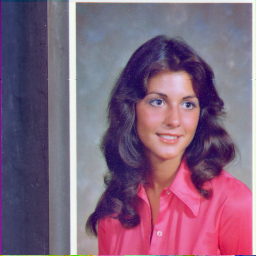
#> input picture images_to_encrypt/4.1.04.tiff, 256 x 256 px; its folder holds only this picture in this run
$ python image_encryption.py
#> lines starting #> are read from the running program, lines starting #| are printed output that depends on the picture
### lcg_prng.py
import numpy as np
import os
import random
import time
import hashlib

def rol(n, bits, width=8):
    """Bitwise rotate left (ROL) function"""
    return ((n << bits) & (2**width - 1)) | (n >> (width - bits))

class LogisticMapPRNG:
    def __init__(self, x0=None, r=3.999):
        """
        Improved Logistic Map PRNG with dynamic seeding.
        """
        if x0 is None:
            x0 = (time.time() % 1)  # ✅ Use dynamic seed from system time
        if not (0 < x0 < 1):
            raise ValueError("Initial value x0 must be between 0 and 1")
        if not (3.57 <= r <= 4.0):
            raise ValueError("Parameter r should be between 3.57 and 4.0 for chaotic behavior")

        self.x = x0
        self.r = r

    def next(self):
        """
        Generate next value in sequence with multiple iterations to avoid periodicity.
        """
        for _ in range(10):  # ✅ Increase iterations from 5 to 10
            self.x = self.r * self.x * (1 - self.x)
        return self.x


    # [16 lines left out: function chaotic_bitstream, not called in this run]


    def generate_sequence(self, n):
        """
        Generate sequence of n pseudo-random numbers.
        """
        sequence = np.zeros(n)
        for i in range(n):
            sequence[i] = self.next()
        return sequence

# [17 lines left out: function generate_prng_output, not called in this run]

# Run PRNG and generate output only if executed directly
# [2 lines that do not run on import are left out]

### analysis.py
import numpy as np
from scipy.stats import pearsonr
import matplotlib.pyplot as plt
from PIL import Image
import image_encryption as encrypt
import os

class EncryptionAnalysis:
    def __init__(self):
        """Initialize the analysis tools"""
        pass

    def calculate_entropy(self, image):
        """
        Calculate Shannon entropy of the image

        Parameters:
        image (numpy.array): Input image

        Returns:
        float: Entropy value
        """
        _, counts = np.unique(image, return_counts=True)
        probabilities = counts / counts.sum()
        entropy = -np.sum(probabilities * np.log2(probabilities + 1e-10))
        return entropy

    def calculate_correlation(self, image, direction='horizontal'):
        """
        Calculate correlation coefficient between adjacent pixels

        Parameters:
        image (numpy.array): Input image
        direction (str): 'horizontal', 'vertical', or 'diagonal'

        Returns:
        float: Correlation coefficient
        """
        # Get pairs of adjacent pixels
        if direction == 'horizontal':
            x = image[:, :-1].flatten()
            y = image[:, 1:].flatten()
        elif direction == 'vertical':
            x = image[:-1, :].flatten()
            y = image[1:, :].flatten()
        else:  # diagonal
            x = image[:-1, :-1].flatten()
            y = image[1:, 1:].flatten()

        correlation, _ = pearsonr(x, y)
        return correlation

    def calculate_npcr_uaci(self, original_image, encrypted_image):
        """
        Calculate NPCR and UACI values

        Parameters:
        original_image (numpy.array): Original image
        encrypted_image (numpy.array): Encrypted image

        Returns:
        tuple: (NPCR value, UACI value)
        """
        diff_array = np.zeros_like(original_image)
        diff_array[original_image != encrypted_image] = 1

        # NPCR calculation
        npcr = np.sum(diff_array) * 100 / diff_array.size

        # UACI calculation
        uaci = np.sum(np.abs(original_image - encrypted_image)) * 100 / (255 * diff_array.size)

        return npcr, uaci

    # [21 lines left out: function plot_rgb_histograms, not called in this run]

    def analyze_image(self, original_image, encrypted_image, image_name, results_dir):
        """
        Perform complete analysis of encryption and save results to a file.

        Parameters:
        original_image (numpy.array): Original image
        encrypted_image (numpy.array): Encrypted image
        image_name (str): Name of the image file
        results_dir (str): Directory to save results
        """
        results = {}

        # Calculate entropy
        results['original_entropy'] = self.calculate_entropy(original_image)
        results['encrypted_entropy'] = self.calculate_entropy(encrypted_image)

        # Calculate correlation coefficients
        directions = ['horizontal', 'vertical', 'diagonal']
        for direction in directions:
            results[f'original_correlation_{direction}'] = self.calculate_correlation(original_image, direction)
            results[f'encrypted_correlation_{direction}'] = self.calculate_correlation(encrypted_image, direction)

        # Calculate NPCR and UACI
        npcr, uaci = self.calculate_npcr_uaci(original_image, encrypted_image)
        results['npcr'] = npcr
        results['uaci'] = uaci

        # Save results to a file
        result_file_path = os.path.join(results_dir, f"{image_name}_encryption_analysis.txt")
        with open(result_file_path, "w") as f:
            f.write("Encryption Security Analysis Report\n")
            f.write("=================================\n\n")
            f.write(f"Original Image Entropy: {results['original_entropy']:.4f}\n")
            f.write(f"Encrypted Image Entropy: {results['encrypted_entropy']:.4f}\n\n")
            f.write("Correlation Coefficients:\n")
            for direction in directions:
                f.write(f" - Original {direction}: {results[f'original_correlation_{direction}']:.4f}\n")
                f.write(f" - Encrypted {direction}: {results[f'encrypted_correlation_{direction}']:.4f}\n")
            f.write(f"\nNPCR: {results['npcr']:.4f}%\n")
            f.write(f"UACI: {results['uaci']:.4f}%\n")

        print(f"Analysis results saved to: {result_file_path}")
        return results

# Example usage
# [28 lines that do not run on import are left out]

### image_encryption.py
import numpy as np
from PIL import Image
import matplotlib.pyplot as plt
import lcg_prng as prng
import os


# Using the AES S-Box for pixel position randomization
SBOX = np.array([
    [0x63, 0x7c, 0x77, 0x7b, 0xf2, 0x6b, 0x6f, 0xc5, 0x30, 0x01, 0x67, 0x2b, 0xfe, 0xd7, 0xab, 0x76],
    [0xca, 0x82, 0xc9, 0x7d, 0xfa, 0x59, 0x47, 0xf0, 0xad, 0xd4, 0xa2, 0xaf, 0x9c, 0xa4, 0x72, 0xc0],
    [0xb7, 0xfd, 0x93, 0x26, 0x36, 0x3f, 0xf7, 0xcc, 0x34, 0xa5, 0xe5, 0xf1, 0x71, 0xd8, 0x31, 0x15],
    [0x04, 0xc7, 0x23, 0xc3, 0x18, 0x96, 0x05, 0x9a, 0x07, 0x12, 0x80, 0xe2, 0xeb, 0x27, 0xb2, 0x75],
    [0x09, 0x83, 0x2c, 0x1a, 0x1b, 0x6e, 0x5a, 0xa0, 0x52, 0x3b, 0xd6, 0xb3, 0x29, 0xe3, 0x2f, 0x84],
    [0x53, 0xd1, 0x00, 0xed, 0x20, 0xfc, 0xb1, 0x5b, 0x6a, 0xcb, 0xbe, 0x39, 0x4a, 0x4c, 0x58, 0xcf],
    [0xd0, 0xef, 0xaa, 0xfb, 0x43, 0x4d, 0x33, 0x85, 0x45, 0xf9, 0x02, 0x7f, 0x50, 0x3c, 0x9f, 0xa8],
    [0x51, 0xa3, 0x40, 0x8f, 0x92, 0x9d, 0x38, 0xf5, 0xbc, 0xb6, 0xda, 0x21, 0x10, 0xff, 0xf3, 0xd2],
    [0xcd, 0x0c, 0x13, 0xec, 0x5f, 0x97, 0x44, 0x17, 0xc4, 0xa7, 0x7e, 0x3d, 0x64, 0x5d, 0x19, 0x73],
    [0x60, 0x81, 0x4f, 0xdc, 0x22, 0x2a, 0x90, 0x88, 0x46, 0xee, 0xb8, 0x14, 0xde, 0x5e, 0x0b, 0xdb],
    [0xe0, 0x32, 0x3a, 0x0a, 0x49, 0x06, 0x24, 0x5c, 0xc2, 0xd3, 0xac, 0x62, 0x91, 0x95, 0xe4, 0x79],
    [0xe7, 0xc8, 0x37, 0x6d, 0x8d, 0xd5, 0x4e, 0xa9, 0x6c, 0x56, 0xf4, 0xea, 0x65, 0x7a, 0xae, 0x08],
    [0xba, 0x78, 0x25, 0x2e, 0x1c, 0xa6, 0xb4, 0xc6, 0xe8, 0xdd, 0x74, 0x1f, 0x4b, 0xbd, 0x8b, 0x8a],
    [0x70, 0x3e, 0xb5, 0x66, 0x48, 0x03, 0xf6, 0x0e, 0x61, 0x35, 0x57, 0xb9, 0x86, 0xc1, 0x1d, 0x9e],
    [0xe1, 0xf8, 0x98, 0x11, 0x69, 0xd9, 0x8e, 0x94, 0x9b, 0x1e, 0x87, 0xe9, 0xce, 0x55, 0x28, 0xdf],
    [0x8c, 0xa1, 0x89, 0x0d, 0xbf, 0xe6, 0x42, 0x68, 0x41, 0x99, 0x2d, 0x0f, 0xb0, 0x54, 0xbb, 0x16]
])

class ImprovedImageEncryption:
    # [25 lines left out: functions __init__, generate_position_mapping, not called in this run]

    def convert_to_grayscale(self, image):
        return np.dot(image[..., :3], [0.2989, 0.5870, 0.1140]).astype(np.uint8)

    # [194 lines left out: functions encrypt_image, decrypt_image, generate_rgb_histograms, get_nearest_hist_value, grayscale_to_rgb, plot_histogram and 2 more, not called in this run]


if __name__ == "__main__":
    encryptor = ImprovedImageEncryption(x0=0.1, r=3.99)

    # Specify the folder containing images
    image_folder_path = "images_to_encrypt"

    # Run batch encryption on all images in the folder
    encryptor.process_images_in_folder(image_folder_path)
#> in process_images_in_folder, `original_img = np.array(Image.open(image_path).convert("L"))`:
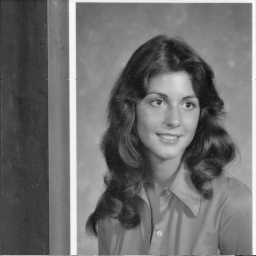
#> original_img: shape (256, 256); min 14, max 250, mean 111.2
#> in encrypt_image, original_img is the input picture: shape (256, 256, 3); mean R, G, B 129.2, 99.3, 125.2
#> after the loop in generate_rgb_histograms, `for i in range(height):`: self.rgb_histograms = 3 items
#> after the loop in encrypt_image, `for i in range(height * width):`:
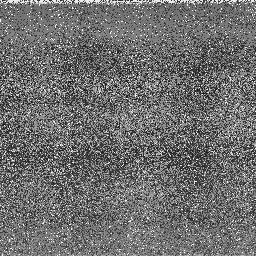
#> shuffled: shape (256, 256); min 14, max 250, mean 110.7
#> after the loop in grayscale_to_rgb, `for i in range(height):`:
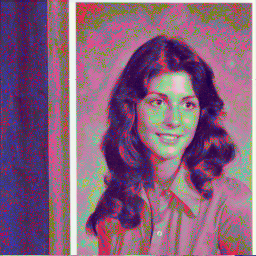
#> rgb_image: shape (256, 256, 3); mean of channels 0, 1, 2 135.4, 96.3, 124.5; drawn as R, G, B
#> the loop in plot_histogram, `for i, color in enumerate(colors):` made 3 passes
#> pass 1, in plot_histogram, `plt.savefig(os.path.join(results_dir, f"{base_name}_original_{labels[i..`:
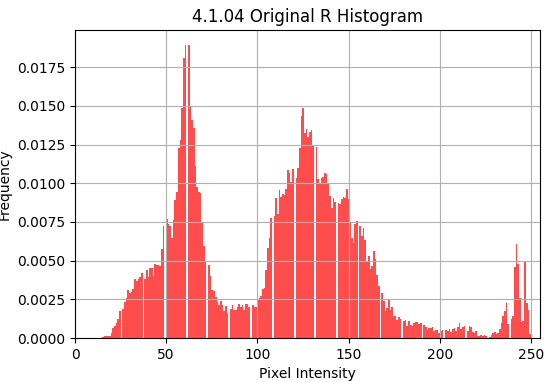
#> figure drawn by matplotlib, 1 panel; tallest bar 0.019 high, from x = 60.09 to 61.02
#> pass 1, in plot_histogram, `plt.savefig(os.path.join(results_dir, f"{base_name}_encrypted_{labels[..`:
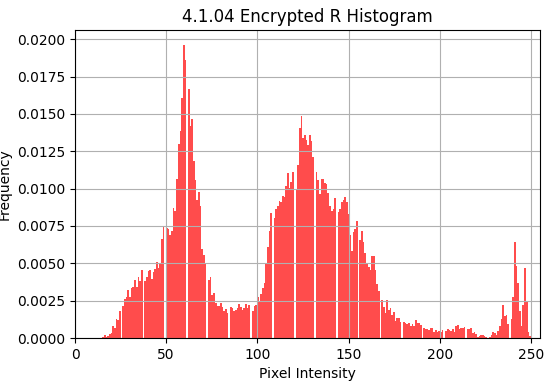
#> figure drawn by matplotlib, 1 panel; tallest bar 0.0196 high, from x = 59.17 to 60.09
#> pass 2, in plot_histogram, `plt.savefig(os.path.join(results_dir, f"{base_name}_original_{labels[i..`:
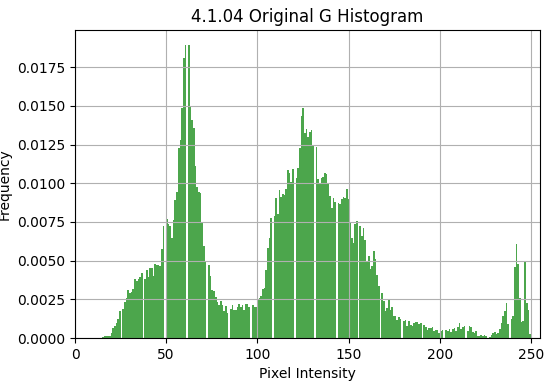
#> figure drawn by matplotlib, 1 panel; tallest bar 0.019 high, from x = 60.09 to 61.02
#> pass 2, in plot_histogram, `plt.savefig(os.path.join(results_dir, f"{base_name}_encrypted_{labels[..`:
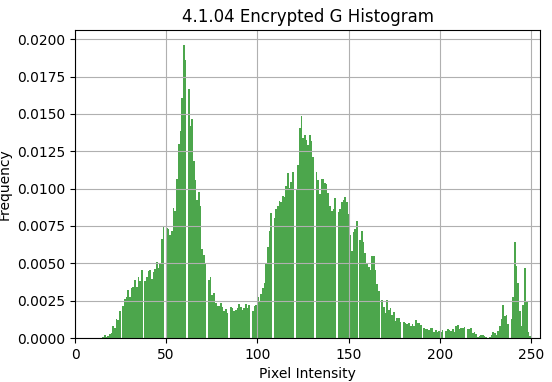
#> figure drawn by matplotlib, 1 panel; tallest bar 0.0196 high, from x = 59.17 to 60.09
#| Analysis results saved to: output/4.1.04_results/4.1.04.tiff_encryption_analysis.txt
